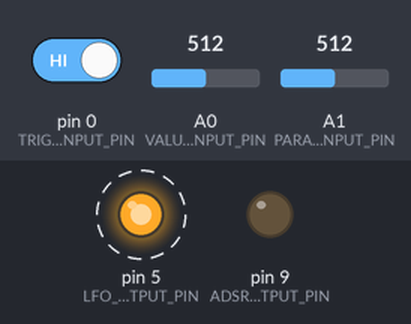
Recording of a sketch running on a simulated Arduino Uno, built with avr-gcc and run on an emulated ATmega328P. Shown: output pins drawn as LEDs (lit = HIGH). Dashed ring = blinking. Inputs (shaded band) come from the test bench; at power-on: A1 (PARAMETER_INPUT_PIN) = 512, pin 0 (TRIGGER_INPUT_PIN) HIGH, A0 (VALUE_INPUT_PIN) = 512.

Above: at 0.15 s.
At 1.2 s:
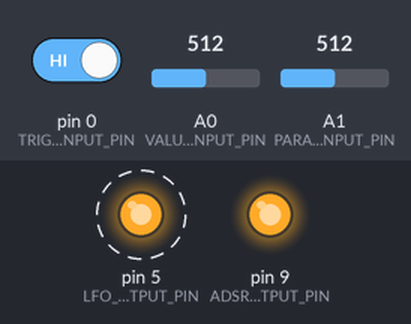
1.3 s: A1 (PARAMETER_INPUT_PIN) set to 285
4.3 s: A1 (PARAMETER_INPUT_PIN) set to 263
Timing chart, 0 to 6.9 s (numbered marks = the images above; inputs shaded):
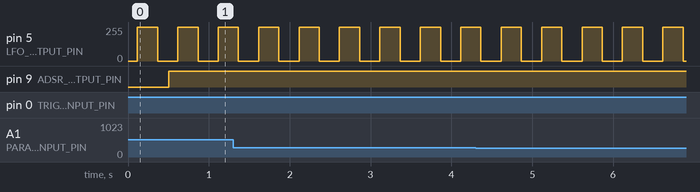

Measured:
- by itself, pin 5 (LFO_OUTPUT_PIN): alternates 254/255 for 0.25 s and 0/255 for 0.25 s

The sketch:

LFO-ADSR.ino
```cpp
#define TRIGGER_INPUT_PIN 0
#define VALUE_INPUT_PIN A0
#define PARAMETER_INPUT_PIN A1
#define LFO_OUTPUT_PIN 5
#define ADSR_OUTPUT_PIN 9

#define PARAMETER_INPUT_ALLOWANCE 5
int analog_input_max = 1000;

#define LFO_RATE_PARAMETER_VALUE 5 // 81
#define LFO_SHAPE_PARAMETER_VALUE 7 // 114
#define LFO_OFFSET_PARAMETER_VALUE 10 // 166
#define LFO_WIDTH_PARAMETER_VALUE 12 // 199
#define LFO_SYNC_PARAMETER_VALUE 14 // 234

#define ADSR_ATTACK_PARAMETER_VALUE 4 // 64
#define ADSR_DECAY_PARAMETER_VALUE 6// 99
#define ADSR_SUSTAIN_PARAMETER_VALUE 8 // 133
#define ADSR_RELEASE_PARAMETER_VALUE 9 // 148
#define ADSR_OFFSET_PARAMETER_VALUE 11 // 181
#define ADSR_WIDTH_PARAMETER_VALUE 13 // 217
#define ADSR_INVERT_PARAMETER_VALUE 15 // 249
#define ADSR_REPEAT_PARAMETER_VALUE 16 // 265

#define PARAM_READ_INTERVAL 100 // ms
unsigned long lastParamTime;

// LFO parameters
#define LFO_PERIOD_MIN 1000 // micros
#define LFO_PERIOD_MAX 8000000 // micros (don't exceed 8.388.608 -> overflow)
#define LFO_PERIOD_SLOPE 1.0
int lfo_shape = 0;
int lfo_offset = 0;
int lfo_width = 255;
boolean lfo_sync;
unsigned long lfoStart = 0;
unsigned long lfoPeriodLength = 500000;
int lfoValue;
unsigned long peakPosition = 250000;

// ADSR parameters
#define ADSR_TIME_MIN 1000 // micros
#define ADSR_TIME_MAX 8000000 // micros (don't exceed 8.388.608 -> overflow)
#define ADSR_SLOPE 1.0
#define ADSR_TRIGGER_UPDATE_INTERVAL 1000 // micros
int adsr_offset = 0;
int adsr_width = 255;
boolean adsr_invert = false;
boolean adsr_repeat = false;
unsigned long adsrAttackTime = 500000;
unsigned long adsrDecayTime = 500000;
unsigned long adsrSustainLevel = 255;
unsigned long adsrReleaseTime = 500000;
int adsrStartValue;
int adsrValue;

// Trigger
unsigned long lastTriggerUpdateTime = 0;
unsigned long lastTriggerTime = 0;
boolean trigger;

void setup() {
  pinMode(TRIGGER_INPUT_PIN, INPUT);
  analogWrite(ADSR_OUTPUT_PIN, 0);
}

void loop() {
  unsigned long curTime = micros();

  // Read parameter values every PARAM_READ_INTERVAL ms
  if (curTime / 1000 > lastParamTime + PARAM_READ_INTERVAL) {
    readParameter();
    lastParamTime = curTime / 1000;
  }

  // Check trigger
  if (curTime > lastTriggerUpdateTime + ADSR_TRIGGER_UPDATE_INTERVAL) {
    boolean triggerVal = digitalRead(TRIGGER_INPUT_PIN);
    if (triggerVal != trigger) {
      // Trigger changed!
      trigger = triggerVal;
      lastTriggerTime = curTime;
    }

    lastTriggerUpdateTime = curTime;
  }

  // Set ADSR voltage
  adjustADSR(curTime);

  // Set LFO voltage
  adjustLFO(curTime);
}

void adjustLFO(long curTime) {
  long position = (lfo_sync ? (curTime - lastTriggerTime) : curTime) % lfoPeriodLength;

  if (lfo_shape == 0) {
    // Sine wave
    lfoValue = (sin(2 * PI * position / lfoPeriodLength) + 1.0) * 255.0 / 2.0;
  } else {
    // Triangular wave, shape modifiable with shape parameter
    if (position < peakPosition) {
      // Ramping up
      lfoValue = longMapTo256(position, 1, peakPosition);
    } else {
      // Ramping down
      lfoValue = 255 - longMapTo256(position, peakPosition, lfoPeriodLength);
    }
  }

  lfoValue = map(lfoValue, 0, 255, 0, lfo_width); // Scale for width
  lfoValue = map(lfoValue, 0, 255, lfo_offset, 255); // Adjust for offset

  analogWrite(LFO_OUTPUT_PIN, lfoValue);
}

void adjustADSR(long curTime) {
  long position = curTime - lastTriggerTime;

  if (position == 0) {
    adsrStartValue = adsrValue;
  }
  if (adsr_repeat && trigger) {
    position %= (adsrAttackTime + adsrDecayTime + adsrReleaseTime);
  }

  if (trigger) {
    // Trigger on
    if (position < adsrAttackTime) {
      adsrValue = map(position, 0, adsrAttackTime, adsrStartValue, 255);
    } else if (position < (adsrAttackTime + adsrDecayTime)) {
      adsrValue = map(position - adsrAttackTime, 0, adsrDecayTime, 255, adsrSustainLevel);
    } else if (adsr_repeat && position < (adsrAttackTime + adsrDecayTime + adsrReleaseTime))  {
      adsrValue = map(position - adsrAttackTime - adsrDecayTime, 0, adsrReleaseTime, adsrSustainLevel, 0); // Release
    } else {
      adsrValue = adsrSustainLevel;
    }
  } else {
    // Trigger off
    if (position < adsrReleaseTime) {
      adsrValue = map(position, 0, adsrReleaseTime, adsrStartValue, 0);
    } else {
      adsrValue = 0;
    }
  }

  int value = map(adsrValue, 0, 255, 0, adsr_width); // Scale for width
  value = map(value, 0, 255, adsr_offset, 255); // Adjust for offset
  if (adsr_invert) {
    value = 255 - value;
  }
  analogWrite(ADSR_OUTPUT_PIN, value);
}

void readParameter() {
  int parameterChoice = analogRead(PARAMETER_INPUT_PIN);
  if (parameterChoice != 0) {
    handleParameter(parameterChoice);
  }
}

void handleParameter(int paramChoice) {
  // Quantize paramChoice
  int quantChoice = map(paramChoice, 0, 1024, 0, 64);
  int paramValue = analogRead(VALUE_INPUT_PIN);

  // A bit of calibration
  if (paramValue > analog_input_max) {
    analog_input_max = paramValue;
  }

  switch (quantChoice) {
    case LFO_RATE_PARAMETER_VALUE:
      lfoPeriodLength = slopeMap(paramValue, LFO_PERIOD_MIN, LFO_PERIOD_MAX, LFO_PERIOD_SLOPE);
      break;
    case LFO_SHAPE_PARAMETER_VALUE:
      lfo_shape = paramValue;
      peakPosition = longMapFrom1024(lfo_shape, 0, lfoPeriodLength);
      break;
    case LFO_OFFSET_PARAMETER_VALUE:
      lfo_offset = map(paramValue, 0, analog_input_max, 0, 255);
      break;
    case LFO_WIDTH_PARAMETER_VALUE:
      lfo_width = map(paramValue, 0, analog_input_max, 0, 255);
      break;
    case LFO_SYNC_PARAMETER_VALUE:
      lfo_sync = mapBoolean(paramValue);
      break;
    case ADSR_ATTACK_PARAMETER_VALUE:
      adsrAttackTime = slopeMap(paramValue, ADSR_TIME_MIN, ADSR_TIME_MAX, ADSR_SLOPE);
      break;
    case ADSR_DECAY_PARAMETER_VALUE:
      adsrDecayTime = slopeMap(paramValue, ADSR_TIME_MIN, ADSR_TIME_MAX, ADSR_SLOPE);
      break;
    case ADSR_SUSTAIN_PARAMETER_VALUE:
      adsrSustainLevel = map(paramValue, 0, analog_input_max, 0, 255);
      break;
    case ADSR_RELEASE_PARAMETER_VALUE:
      adsrReleaseTime = slopeMap(paramValue, ADSR_TIME_MIN, ADSR_TIME_MAX, ADSR_SLOPE);
      break;
    case ADSR_OFFSET_PARAMETER_VALUE:
      adsr_offset = map(paramValue, 0, analog_input_max, 0, 255);
      break;
    case ADSR_WIDTH_PARAMETER_VALUE:
      adsr_width = map(paramValue, 0, analog_input_max, 0, 255);
      break;
    case ADSR_INVERT_PARAMETER_VALUE:
      adsr_invert = mapBoolean(paramValue);
      break;
    case ADSR_REPEAT_PARAMETER_VALUE:
      adsr_repeat = mapBoolean(paramValue);
      break;
    default:
      Serial.print("Mapping parameter failed!: ");
      Serial.println(quantChoice);
  }

  Serial.print("LFO: P:");
  Serial.print(lfoPeriodLength / 1000); Serial.print("ms S:");
  Serial.print(lfo_shape); Serial.print(" O:");
  Serial.print(lfo_offset); Serial.print(" W:");
  Serial.print(lfo_width); Serial.print(" S:");
  Serial.println(lfo_sync);

  Serial.print("ADSR: A:");
  Serial.print(adsrAttackTime / 1000); Serial.print("ms D:");
  Serial.print(adsrDecayTime / 1000); Serial.print("ms S:");
  Serial.print(adsrSustainLevel); Serial.print(" R:");
  Serial.print(adsrReleaseTime / 1000); Serial.print("ms O:");
  Serial.print(adsr_offset); Serial.print(" W:");
  Serial.print(adsr_width); Serial.print(" I:");
  Serial.print(adsr_invert); Serial.print(" R:");
  Serial.println(adsr_repeat);
}

boolean mapBoolean(int paramValue) {
  return map(paramValue, 0, 1024, 0, 2) == 1;
}

/*
 * Own map() implementation that supports big long's and slope.
 */
long slopeMap(long paramValue, long min, long max, float slope) {
  long value = min + (max - min) / analog_input_max * paramValue;
  float index = (float)paramValue / analog_input_max;
  return value - ((max - min) * slope * index * (1.0 - pow(index, 2)));
}

long longMapFrom1024(long paramValue, long min, long max) {
  return min + (max - min) / analog_input_max * paramValue;
}

long longMapTo256(long paramValue, long inMin, long inMax) {
  return (paramValue - inMin) * 255 / (inMax - inMin);
}
```
